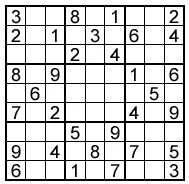
#> input picture ex2.jpg, 189 x 184 px
$ python cv_testss.py
#> lines starting #> are read from the running program, lines starting #| are printed output that depends on the picture; after the words box and inside, x2 and y2 are one past the last pixel; in counts of white or black regions, pixels touching at a corner belong together
import numpy as np
from matplotlib import pyplot as plt
import cv2


def load_img(name):
    img = cv2.imread(name, cv2.IMREAD_GRAYSCALE)
    cv2.imshow("image", img)
    cv2.waitKey(0)
    cv2.destroyAllWindows()


img = cv2.imread("ex2.jpg")
#> img is the input picture: shape (184, 189, 3); min 0, max 255, mean 208.6
img = cv2.resize(img, (img.shape[1]*5, img.shape[0]*5))
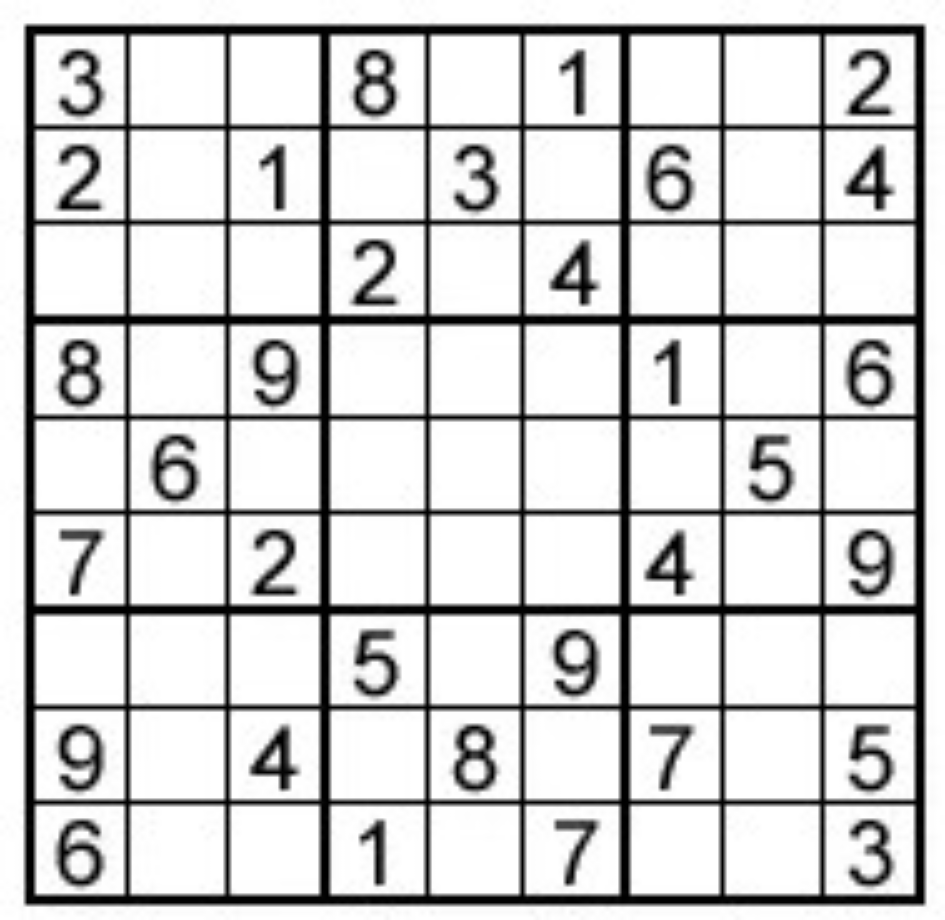
#> img: shape (920, 945, 3); min 0, max 255, mean 208.6
gray = cv2.cvtColor(img, cv2.COLOR_BGR2GRAY)

ret, thresh = cv2.threshold(gray, 50, 255, 0)
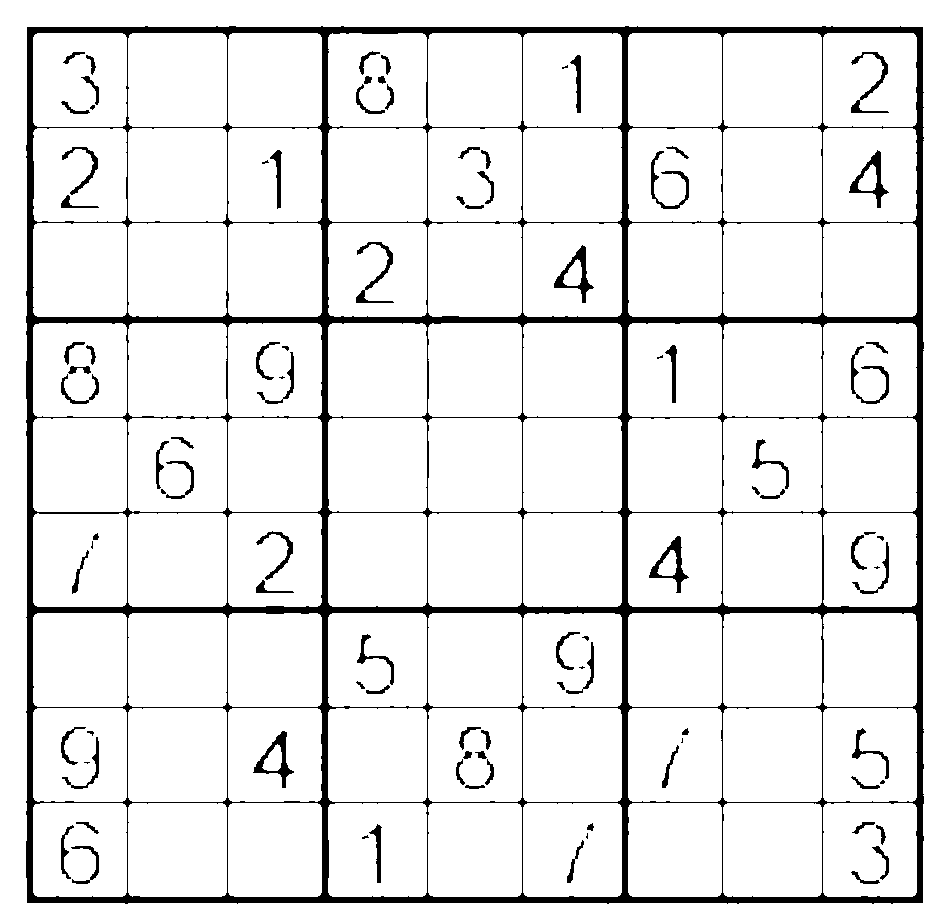
#> thresh: shape (920, 945); 91.8% white; 97 black regions (16 under 20 px)

contours,hierarchy = cv2.findContours(thresh, 1, 2)
#> contours = 197 contours, 9 with area under 20; largest, box (x1, y1, x2, y2) and area: (0, 0, 945, 920) 867536, (25, 25, 925, 905) 786861, (128, 708, 227, 802) 9087, (328, 513, 427, 607) 9086, (523, 128, 622, 222) 9085
print("Number of contours detected:", len(contours))
#| Number of contours detected: 197

for cnt in contours:
   x1,y1 = cnt[0][0]
   approx = cv2.approxPolyDP(cnt, 0.01*cv2.arcLength(cnt, True), True)
   if len(approx) == 4:
      x, y, w, h = cv2.boundingRect(cnt)
      ratio = float(w)/h
      print(w+h)
      if ratio >= 0.9 and ratio <= 1.1 and w + h > 1000:
         img = cv2.drawContours(img, [cnt], -1, (0,255,255), 3)
         cv2.putText(img, 'Square', (x1, y1), cv2.FONT_HERSHEY_SIMPLEX, 0.6, (255, 255, 0), 2)
      elif w+h > 1000:
         cv2.putText(img, 'Rectangle', (x1, y1), cv2.FONT_HERSHEY_SIMPLEX, 0.6, (0, 255, 0), 2)
         img = cv2.drawContours(img, [cnt], -1, (0,255,0), 3)
#> this loop made 197 passes
#> (x1, y1, approx, x, y, w, ratio) on passes 15 to 22: (827, 803, [[825, 804], [824, 894], [914, 895], [915, 805]], 823, 803, 94, 1), (727, 803, [[724, 805], [725, 895], [820, 894], [819, 804]], 723, 803, 99, 1.05), (632, 803, [[630, 804], [629, 894], [719, 895], [720, 805]], 628, 803, 94, 1), (527, 803, [[524, 805], [525, 895], [620, 894], [619, 804]], 523, 803, 99, 1.05), (432, 803, [[430, 804], [429, 894], [519, 895], [520, 805]], 428, 803, 94, 1), (335, 803, [[329, 805], [330, 895], [425, 894], [424, 804]], 328, 803, 99, 1.05), (232, 803, [[230, 804], [229, 894], [319, 895], [320, 805]], 228, 803, 94, 1), (132, 803, [[129, 805], [130, 895], [225, 894], [224, 804]], 128, 803, 99, 1.05)
#> (x1, y1, x, y, w, ratio) on passes 62 to 67: (827, 613, 823, 613, 94, 1), (730, 613, 723, 613, 99, 1.05), (632, 613, 628, 613, 94, 1), (527, 613, 523, 613, 99, 1.05), (432, 613, 428, 613, 94, 1), (332, 613, 328, 613, 99, 1.05)
#| 188
#| 193
#| 188
#| 193
#| 188
#| 193
#| 188
#| 193
#> (further printed lines are left out)
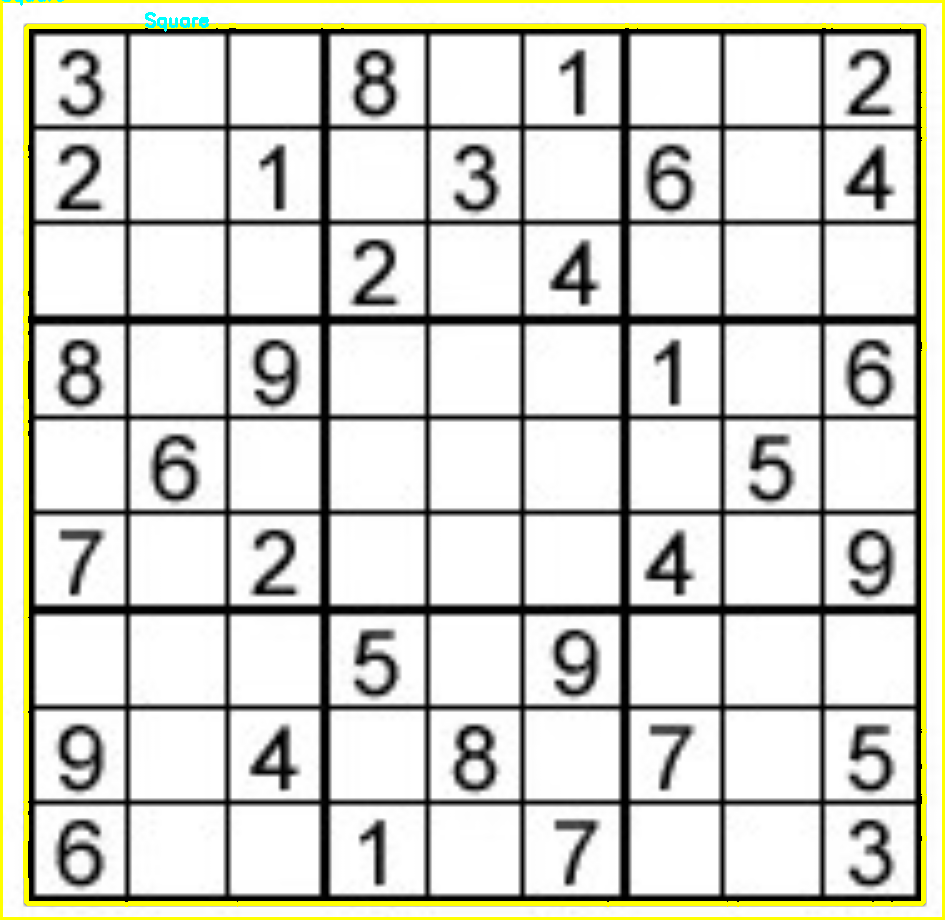
#> img: shape (920, 945, 3); 3.36% of pixels changed, all inside (x1, y1, x2, y2) = (0, 0, 945, 920)

cv2.imshow("Shapes", img)
cv2.waitKey(0)
cv2.destroyAllWindows()


cv2.waitKey(0)
cv2.destroyAllWindows()

$ run again, with ex1.jpg copied over ex2.jpg
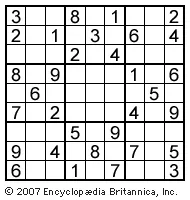
#> input picture ex1.jpg, 190 x 200 px
#> img is the input picture: shape (200, 190, 3); mean B, G, R 210.8, 210.8, 210.8
#> `ret, thresh = cv2.threshold(gray, 50, 255, 0)`:
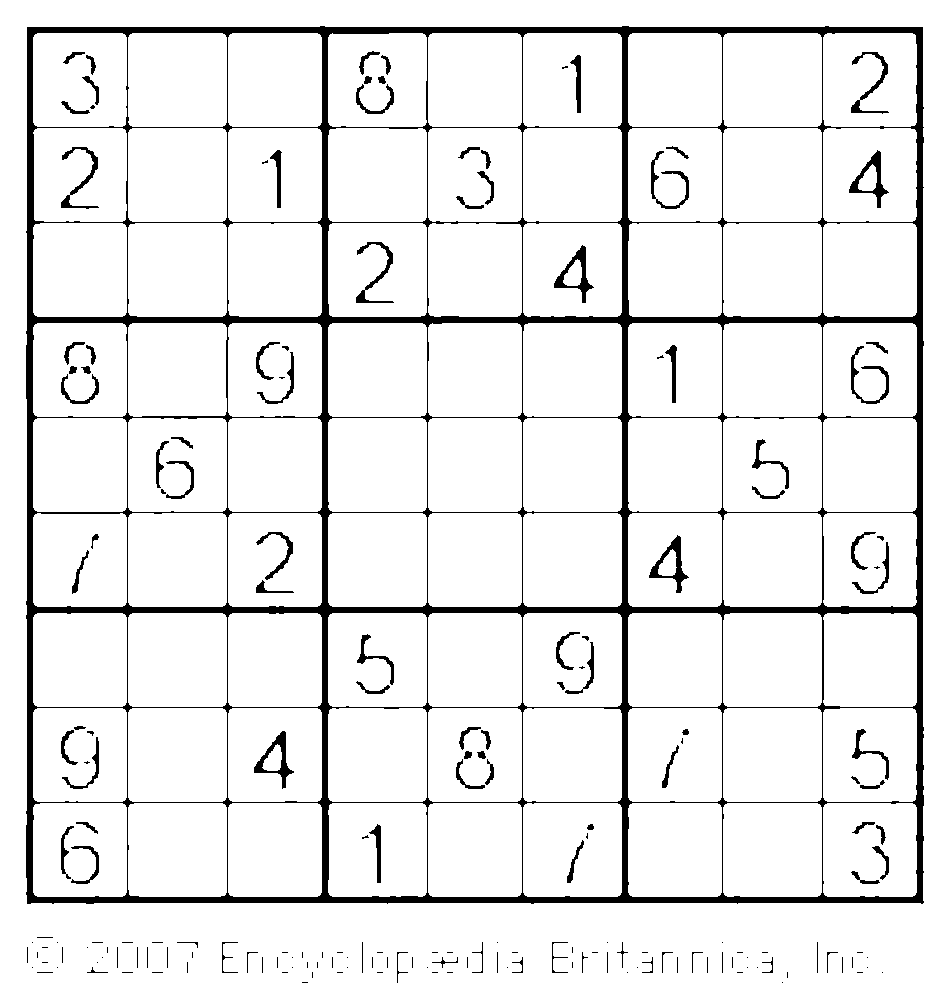
#> thresh: shape (1000, 950); 92.4% white; 195 black regions (92 under 20 px)
#> contours = 292 contours, 67 with area under 20; largest, box (x1, y1, x2, y2) and area: (0, 0, 950, 1000) 948051, (25, 25, 925, 905) 786883, (128, 708, 227, 802) 9088, (523, 613, 622, 707) 9088, (128, 613, 227, 707) 9088
#| Number of contours detected: 292
#> the loop `for cnt in contours:` made 292 passes
#> (x1, y1, approx, x, y, w, h, ratio) on passes 1, 3, 7, 17, 18: (781, 982, [[781, 982], [782, 981], [783, 982], [782, 983]], 781, 981, 3, 3, 1), (881, 972, [[881, 972], [882, 971], [883, 972], [882, 973]], 881, 971, 3, 3, 1), (626, 972, [[626, 972], [627, 971], [628, 972], [627, 973]], 626, 971, 3, 3, 1), (866, 967, [[866, 967], [867, 966], [868, 967], [867, 968]], 866, 966, 3, 3, 1), (756, 967, [[756, 967], [757, 966], [758, 967], [757, 968]], 756, 966, 3, 3, 1)
#> (printed output is left out)
#> after the loop `for cnt in contours:`:
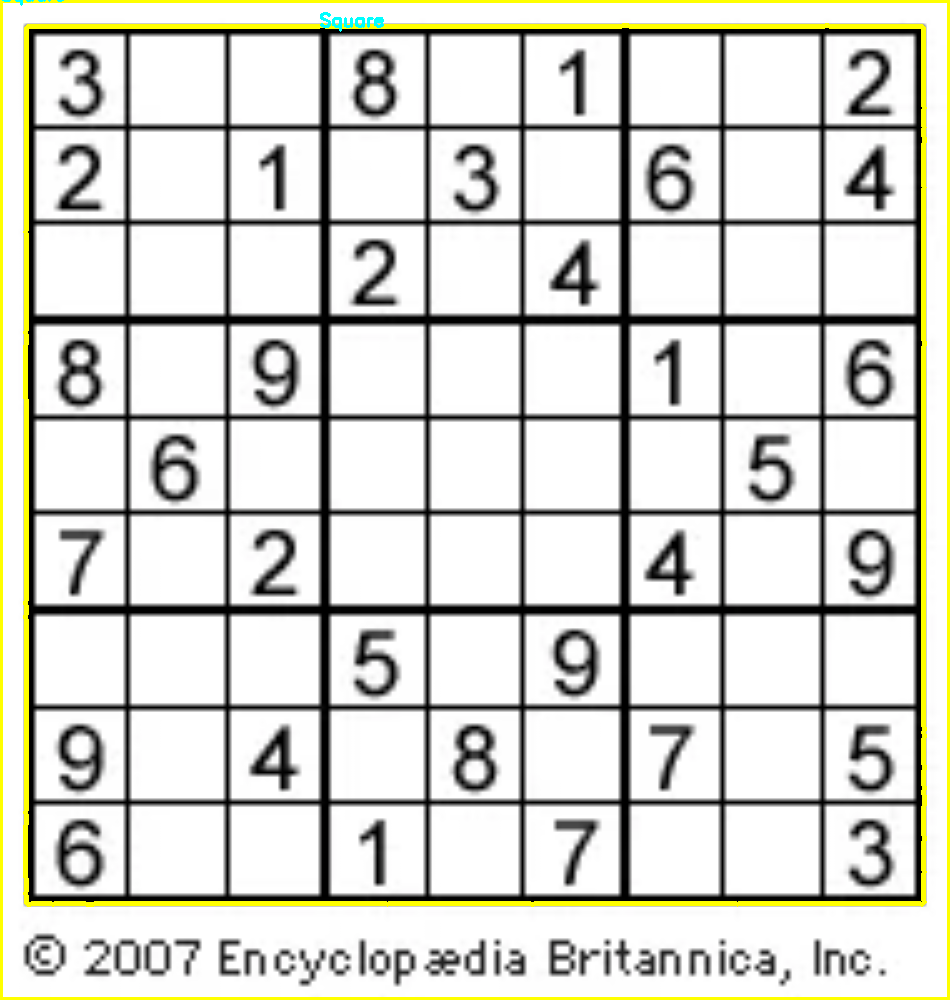
#> img: shape (1000, 950, 3); mean B, G, R 206.5, 214.3, 214.2
